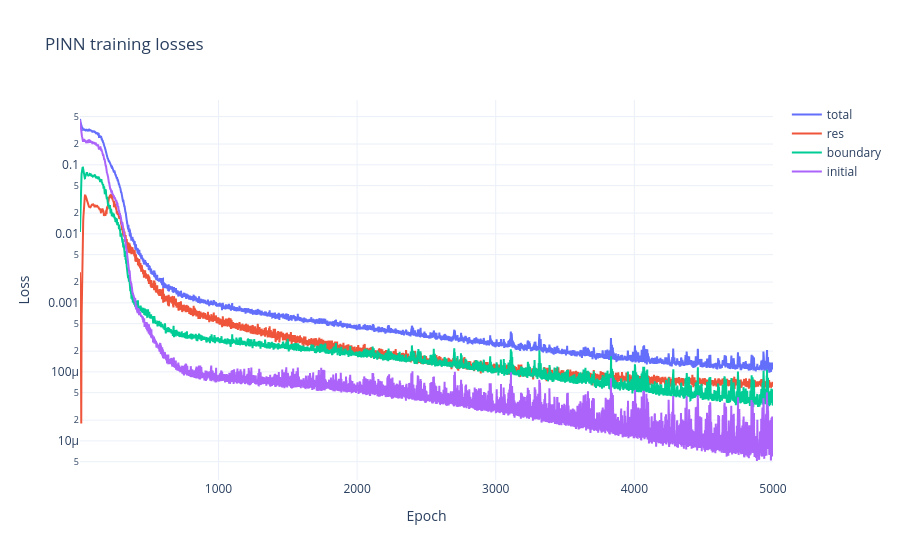
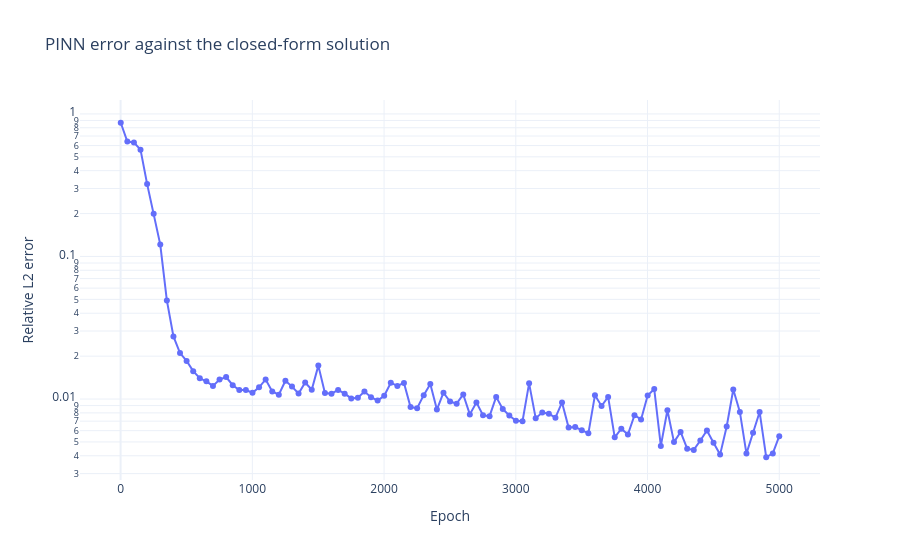

Notebook code cell kept with these figures, in order:
### Code cell
# Training losses: one value per parameter update.
loss_figure = go.Figure()
for key, values in history.items():
    loss_figure.add_trace(go.Scatter(
        x=list(range(1, len(values) + 1)), y=values,
        mode="lines", name=key,
    ))
loss_figure.update_layout(
    title="PINN training losses",
    xaxis_title="Epoch", yaxis_title="Loss",
    yaxis_type="log", template="plotly_white",
)
loss_figure.show()

# Relative error on the separate evaluation grid.
l2_figure = go.Figure(go.Scatter(
    x=l2_epochs, y=l2_values, mode="lines+markers", name="Relative L2 error",
))
l2_figure.update_layout(
    title="PINN error against the closed-form solution",
    xaxis_title="Epoch", yaxis_title="Relative L2 error",
    yaxis_type="log", template="plotly_white",
)
l2_figure.show()
loss_figure.write_image("pinn_training_losses.png")
l2_figure.write_image("pinn_relative_error.png")

### Figure 1 — Plotly figure (JSON) as saved in the notebook; plotly's stock layout.template omitted (floating-point values rounded to 4 significant figures; data arrays with more than 128 entries replaced by an {"elided": "..."} marker saying what was removed)
{"data": [{"mode": "lines", "name": "total", "type": "scatter", "x": {"elided": "5000 int values"}, "y": {"elided": "5000 float values"}}, {"mode": "lines", "name": "res", "type": "scatter", "x": {"elided": "5000 int values"}, "y": {"elided": "5000 float values"}}, {"mode": "lines", "name": "boundary", "type": "scatter", "x": {"elided": "5000 int values"}, "y": {"elided": "5000 float values"}}, {"mode": "lines", "name": "initial", "type": "scatter", "x": {"elided": "5000 int values"}, "y": {"elided": "5000 float values"}}], "layout": {"title": {"text": "PINN training losses"}, "xaxis": {"title": {"text": "Epoch"}}, "yaxis": {"title": {"text": "Loss"}, "type": "log"}}}

### Figure 2 — Plotly figure (JSON) as saved in the notebook; plotly's stock layout.template omitted (floating-point values rounded to 4 significant figures)
{"data": [{"mode": "lines+markers", "name": "Relative L2 error", "type": "scatter", "x": [1, 51, 101, 151, 201, 251, 301, 351, 401, 451, 501, 551, 601, 651, 701, 751, 801, 851, 901, 951, 1001, 1051, 1101, 1151, 1201, 1251, 1301, 1351, 1401, 1451, 1501, 1551, 1601, 1651, 1701, 1751, 1801, 1851, 1901, 1951, 2001, 2051, 2101, 2151, 2201, 2251, 2301, 2351, 2401, 2451, 2501, 2551, 2601, 2651, 2701, 2751, 2801, 2851, 2901, 2951, 3001, 3051, 3101, 3151, 3201, 3251, 3301, 3351, 3401, 3451, 3501, 3551, 3601, 3651, 3701, 3751, 3801, 3851, 3901, 3951, 4001, 4051, 4101, 4151, 4201, 4251, 4301, 4351, 4401, 4451, 4501, 4551, 4601, 4651, 4701, 4751, 4801, 4851, 4901, 4951, 5000], "y": [0.8672, 0.6395, 0.6299, 0.5617, 0.323, 0.1997, 0.1213, 0.04914, 0.02749, 0.02101, 0.0185, 0.01569, 0.01398, 0.0133, 0.01237, 0.01369, 0.01426, 0.0125, 0.01156, 0.01156, 0.01107, 0.01208, 0.01372, 0.0113, 0.01072, 0.01344, 0.01223, 0.01093, 0.01306, 0.01162, 0.01716, 0.01102, 0.01091, 0.01159, 0.01091, 0.01011, 0.01022, 0.01128, 0.0103, 0.009748, 0.01054, 0.01302, 0.01237, 0.01297, 0.008793, 0.008633, 0.01065, 0.01277, 0.00844, 0.01107, 0.009607, 0.009286, 0.01077, 0.007805, 0.009473, 0.00769, 0.007583, 0.01035, 0.008511, 0.007671, 0.007033, 0.006992, 0.01288, 0.007344, 0.008034, 0.007877, 0.007404, 0.009472, 0.006303, 0.006357, 0.006048, 0.005746, 0.01064, 0.008936, 0.01035, 0.005387, 0.006193, 0.005643, 0.007706, 0.007197, 0.01059, 0.01175, 0.00469, 0.00835, 0.004989, 0.005875, 0.004489, 0.004398, 0.005121, 0.006019, 0.004936, 0.004076, 0.006416, 0.01166, 0.008128, 0.004143, 0.005799, 0.008116, 0.003906, 0.004154, 0.005492]}], "layout": {"title": {"text": "PINN error against the closed-form solution"}, "xaxis": {"title": {"text": "Epoch"}}, "yaxis": {"title": {"text": "Relative L2 error"}, "type": "log"}}}
